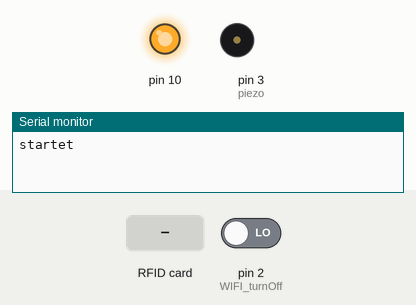
Simulated run of this sketch. Board: Arduino Uno, built with avr-gcc and run on an emulated ATmega328P. Parts: output pins drawn as LEDs (lit = HIGH), buzzer (waves = sounding), the last lines printed to the serial monitor. The test bench sets the inputs (shaded band); at power-on: pin 2 (WIFI_turnOff) LOW.

Above: at 1.2 s.
1.3 s: RFID card 5E 7A 19 C4 held to the reader
At 1.7 s:
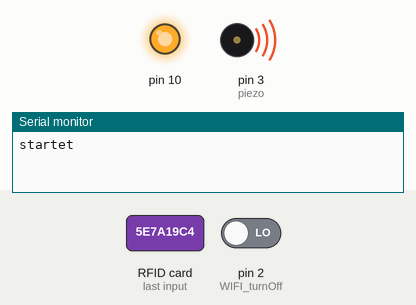
3.3 s: pin 2 (WIFI_turnOff) driven HIGH
At 4.4 s:
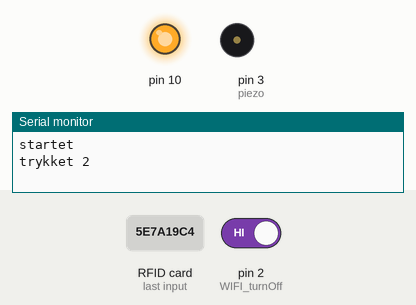
Timing chart, 0 to 6.3 s (numbered marks = the images above; inputs shaded):
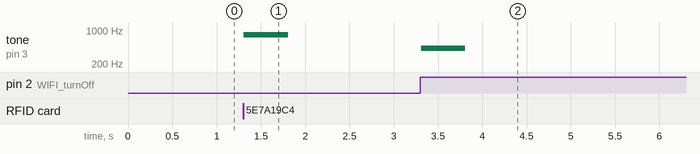

The sketch:

holdeplass_arduino.ino
```cpp
#include <SoftwareSerial.h>
#include <SPI.h>
#include <MFRC522.h>

MFRC522 rfid(9, 8); // instans av RFID-klasse i driver. Parametre er pins.
SoftwareSerial esp8266(5, 6); //instans av ESP8266-kommunikator (RX TX)

int WIFI_turnOn = 1;
int WIFI_turnOff = 2;
int piezo = 3;

boolean kortAktivert = false;

void setup() {
  // put your setup code here, to run once:
  esp8266.begin(115200);
  Serial.begin(9600);

  //init RFID
  SPI.begin(); // Init SPI bus
  pinMode(9, OUTPUT);
  rfid.PCD_Init(); // Init MFRC522

  //init ESP8266
  pinMode(WIFI_turnOn, INPUT);
  pinMode(WIFI_turnOff, INPUT);
  esp8266.write(1); //Modulen oppfører seg mer stabilt hvis den faar en byte naar programmet starter

  pinMode (piezo, OUTPUT);
  Serial.println("startet");

}

void loop() {
  // put your main code here, to run repeatedly:

  sjekkKort(); //sjekk om kort er paa plass

  if (kortAktivert) {
    lyttTilKnapper();
  }

}

void lyttTilKnapper() {
  if (digitalRead(WIFI_turnOn) == HIGH) {
    kortAktivert = false; //deaktiver knappene igjen
    esp8266.write(100); //send byte med verdi 100 til ESP8266 (leses av modulen)
    Serial.println("trykket 1");
    pip(880);
  } else if (digitalRead(WIFI_turnOff) == HIGH) {
    kortAktivert = false; //deaktiver knappene
    esp8266.write(200); //send byte med verdi 200 til ESP8266 (leses av modulen)
    Serial.println("trykket 2");
    pip(417);
  }
}

void sjekkKort(){
  //kortet sjekker ikke ID som leses i denne iterasjonen, men aksepterer alle RFID-kort

  //se etter kort:
  if (!rfid.PICC_IsNewCardPresent() || !rfid.PICC_ReadCardSerial()) return;

  //koden som skjer naar kort brukes
  kortAktivert = true; //aktiver knappene
  pip(800);

  //"debounce" paa kort. du kan holde kortet på så lenge du vil
  MFRC522::PICC_Type piccType = rfid.PICC_GetType(rfid.uid.sak);
  rfid.PICC_HaltA();
}

void pip(int frekvens) {
  tone(piezo, frekvens); //spill av tone
  delay(500); //vent paa at brukeren slipper knappen (her trengs debounce)
  noTone(piezo); //skru av tone
}
```

Measured:
- after the input at 1.3 s, tone on pin 3 (piezo): silent → 800 Hz at once, → silent 0.50 s later
- after the input at 3.3 s, tone on pin 3 (piezo): silent → 417 Hz at once, → silent 0.50 s later
